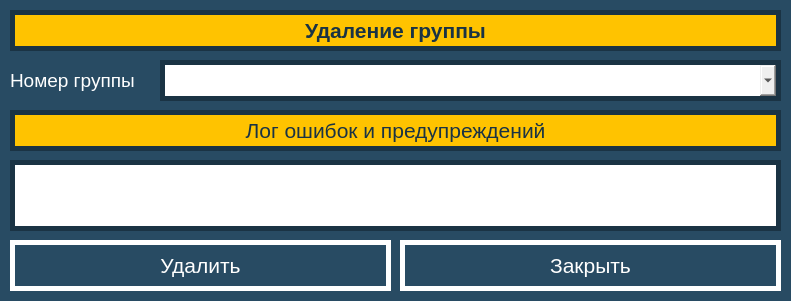
<?xml version="1.0" encoding="UTF-8"?>
<ui version="4.0">
 <class>GroupDeleteForm</class>
 <widget class="QWidget" name="GroupDeleteForm">
  <property name="geometry">
   <rect>
    <x>0</x>
    <y>0</y>
    <width>791</width>
    <height>301</height>
   </rect>
  </property>
  <property name="minimumSize">
   <size>
    <width>791</width>
    <height>301</height>
   </size>
  </property>
  <property name="maximumSize">
   <size>
    <width>791</width>
    <height>301</height>
   </size>
  </property>
  <property name="windowTitle">
   <string>Группа, удаление</string>
  </property>
  <property name="styleSheet">
   <string notr="true">QWidget#GroupDeleteForm {

	background-color: #284B63;
}</string>
  </property>
  <widget class="QLabel" name="headText">
   <property name="geometry">
    <rect>
     <x>10</x>
     <y>10</y>
     <width>771</width>
     <height>41</height>
    </rect>
   </property>
   <property name="font">
    <font>
     <pointsize>16</pointsize>
     <weight>75</weight>
     <bold>true</bold>
    </font>
   </property>
   <property name="styleSheet">
    <string notr="true">QLabel#headText {

	background-color: #FFC300;
	color: #1A3344;
	border: 5px solid #1A3344;
}</string>
   </property>
   <property name="text">
    <string>Удаление группы</string>
   </property>
   <property name="alignment">
    <set>Qt::AlignCenter</set>
   </property>
  </widget>
  <widget class="QPushButton" name="deleteButton">
   <property name="enabled">
    <bool>true</bool>
   </property>
   <property name="geometry">
    <rect>
     <x>10</x>
     <y>240</y>
     <width>381</width>
     <height>51</height>
    </rect>
   </property>
   <property name="font">
    <font>
     <pointsize>16</pointsize>
    </font>
   </property>
   <property name="styleSheet">
    <string notr="true">QPushButton#deleteButton {

	background-color: #284B63;
	color: #FFFFFF;
	border: 5px solid #FFFFFF;
}
QPushButton#deleteButton:hover {

	background-color: #FFFFFF;
	color: #1A3344;
	border: 5px solid #1A3344;
}
QPushButton#deleteButton:pressed {

	background-color: #DB1921;
	color: #FFFFFF;
	border: 5px solid #1A3344;
}
QPushButton#deleteButton:disabled {

	background-color: #284B63;
	color: #4B7089;
	border: 5px solid #4B7089;
}</string>
   </property>
   <property name="text">
    <string>Удалить</string>
   </property>
  </widget>
  <widget class="QPushButton" name="exitButton">
   <property name="geometry">
    <rect>
     <x>400</x>
     <y>240</y>
     <width>381</width>
     <height>51</height>
    </rect>
   </property>
   <property name="minimumSize">
    <size>
     <width>381</width>
     <height>51</height>
    </size>
   </property>
   <property name="maximumSize">
    <size>
     <width>381</width>
     <height>51</height>
    </size>
   </property>
   <property name="font">
    <font>
     <pointsize>16</pointsize>
    </font>
   </property>
   <property name="styleSheet">
    <string notr="true">QPushButton#exitButton {

	background-color: #284B63;
	color: #FFFFFF;
	border: 5px solid #FFFFFF;
}
QPushButton#exitButton:hover {

	background-color: #FFFFFF;
	color: #1A3344;
	border: 5px solid #1A3344;
}
QPushButton#exitButton:pressed {

	background-color: #DB1921;
	color: #FFFFFF;
	border: 5px solid #1A3344;
}
QPushButton#exitButton:disabled {

	background-color: #284B63;
	color: #4B7089;
	border: 5px solid #4B7089;
}</string>
   </property>
   <property name="text">
    <string>Закрыть</string>
   </property>
  </widget>
  <widget class="QTextEdit" name="logText">
   <property name="geometry">
    <rect>
     <x>10</x>
     <y>160</y>
     <width>771</width>
     <height>71</height>
    </rect>
   </property>
   <property name="font">
    <font>
     <pointsize>10</pointsize>
    </font>
   </property>
   <property name="styleSheet">
    <string notr="true">QTextEdit#logText {

	border: 5px solid #1A3344;
}</string>
   </property>
  </widget>
  <widget class="QComboBox" name="groupBox">
   <property name="geometry">
    <rect>
     <x>160</x>
     <y>60</y>
     <width>621</width>
     <height>41</height>
    </rect>
   </property>
   <property name="font">
    <font>
     <pointsize>14</pointsize>
    </font>
   </property>
   <property name="styleSheet">
    <string notr="true">QComboBox#groupBox {

	border: 5px solid #1A3344;
}</string>
   </property>
  </widget>
  <widget class="QLabel" name="text1">
   <property name="geometry">
    <rect>
     <x>10</x>
     <y>60</y>
     <width>141</width>
     <height>41</height>
    </rect>
   </property>
   <property name="font">
    <font>
     <pointsize>14</pointsize>
    </font>
   </property>
   <property name="styleSheet">
    <string notr="true">QLabel#text1 {

	background-color: #284B63;
	color: #FFFFFF;
}</string>
   </property>
   <property name="text">
    <string>Номер группы</string>
   </property>
  </widget>
  <widget class="QLabel" name="logHead">
   <property name="geometry">
    <rect>
     <x>10</x>
     <y>110</y>
     <width>771</width>
     <height>41</height>
    </rect>
   </property>
   <property name="font">
    <font>
     <pointsize>16</pointsize>
     <weight>50</weight>
     <bold>false</bold>
    </font>
   </property>
   <property name="styleSheet">
    <string notr="true">QLabel#logHead {

	background-color: #FFC300;
	color: #1A3344;
	border: 5px solid #1A3344;
}</string>
   </property>
   <property name="text">
    <string>Лог ошибок и предупреждений</string>
   </property>
   <property name="alignment">
    <set>Qt::AlignCenter</set>
   </property>
  </widget>
 </widget>
 <resources/>
 <connections/>
</ui>
